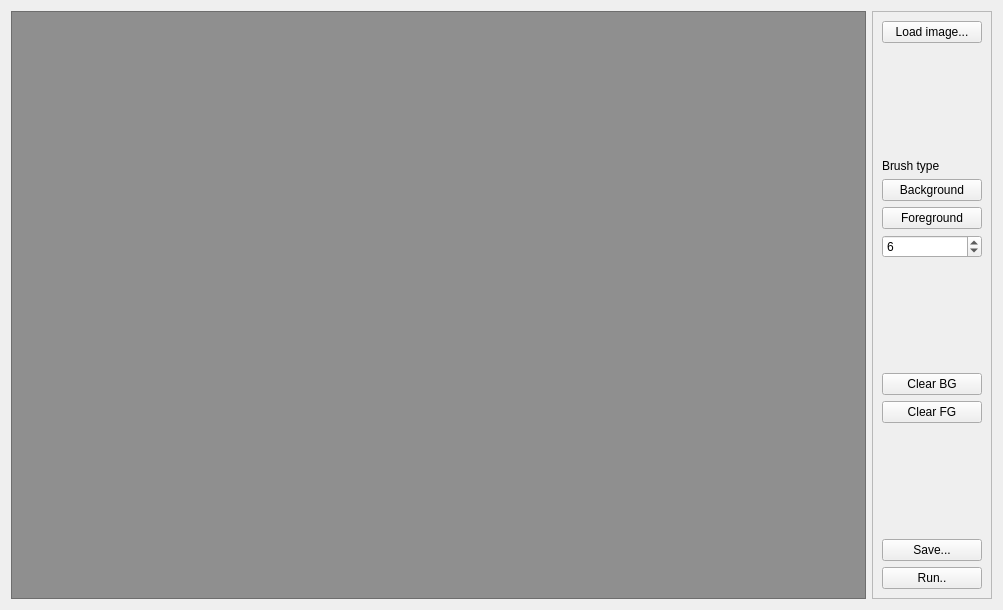
<?xml version="1.0" encoding="UTF-8"?>
<ui version="4.0">
 <class>RobustSelectGUI</class>
 <widget class="QWidget" name="RobustSelectGUI">
  <property name="geometry">
   <rect>
    <x>0</x>
    <y>0</y>
    <width>1003</width>
    <height>610</height>
   </rect>
  </property>
  <property name="windowTitle">
   <string>RobustSelect</string>
  </property>
  <layout class="QGridLayout" name="gridLayout">
   <item row="0" column="1" rowspan="4">
    <widget class="QFrame" name="toolsFrame">
     <property name="maximumSize">
      <size>
       <width>120</width>
       <height>16777215</height>
      </size>
     </property>
     <property name="frameShape">
      <enum>QFrame::StyledPanel</enum>
     </property>
     <property name="frameShadow">
      <enum>QFrame::Raised</enum>
     </property>
     <layout class="QVBoxLayout" name="verticalLayout">
      <item>
       <widget class="QPushButton" name="loadImg">
        <property name="text">
         <string>Load image...</string>
        </property>
       </widget>
      </item>
      <item>
       <spacer name="verticalSpacer_2">
        <property name="orientation">
         <enum>Qt::Vertical</enum>
        </property>
        <property name="sizeHint" stdset="0">
         <size>
          <width>20</width>
          <height>40</height>
         </size>
        </property>
       </spacer>
      </item>
      <item>
       <widget class="QLabel" name="brushTypeLabel">
        <property name="text">
         <string>Brush type</string>
        </property>
       </widget>
      </item>
      <item>
       <widget class="QPushButton" name="beginBackground">
        <property name="text">
         <string>Background</string>
        </property>
       </widget>
      </item>
      <item>
       <widget class="QPushButton" name="beginForeground">
        <property name="text">
         <string>Foreground</string>
        </property>
       </widget>
      </item>
      <item>
       <widget class="QSpinBox" name="brushRadius">
        <property name="minimum">
         <number>1</number>
        </property>
        <property name="maximum">
         <number>256</number>
        </property>
        <property name="singleStep">
         <number>2</number>
        </property>
        <property name="value">
         <number>6</number>
        </property>
       </widget>
      </item>
      <item>
       <spacer name="verticalSpacer">
        <property name="orientation">
         <enum>Qt::Vertical</enum>
        </property>
        <property name="sizeHint" stdset="0">
         <size>
          <width>20</width>
          <height>40</height>
         </size>
        </property>
       </spacer>
      </item>
      <item>
       <widget class="QPushButton" name="clearBG">
        <property name="text">
         <string>Clear BG</string>
        </property>
       </widget>
      </item>
      <item>
       <widget class="QPushButton" name="clearFG">
        <property name="text">
         <string>Clear FG</string>
        </property>
       </widget>
      </item>
      <item>
       <spacer name="verticalSpacer_3">
        <property name="orientation">
         <enum>Qt::Vertical</enum>
        </property>
        <property name="sizeHint" stdset="0">
         <size>
          <width>20</width>
          <height>40</height>
         </size>
        </property>
       </spacer>
      </item>
      <item>
       <widget class="QPushButton" name="saveFiles">
        <property name="text">
         <string>Save...</string>
        </property>
       </widget>
      </item>
      <item>
       <widget class="QPushButton" name="run">
        <property name="text">
         <string>Run..</string>
        </property>
       </widget>
      </item>
     </layout>
    </widget>
   </item>
   <item row="0" column="0" rowspan="4">
    <widget class="QFrame" name="viewerFrame">
     <property name="styleSheet">
      <string notr="true">background:rgb(143, 143, 143)</string>
     </property>
     <property name="frameShape">
      <enum>QFrame::StyledPanel</enum>
     </property>
     <property name="frameShadow">
      <enum>QFrame::Raised</enum>
     </property>
     <layout class="QVBoxLayout" name="verticalLayout_3">
      <item>
       <layout class="QVBoxLayout" name="viewerLayout"/>
      </item>
     </layout>
    </widget>
   </item>
  </layout>
 </widget>
 <resources/>
 <connections/>
</ui>
